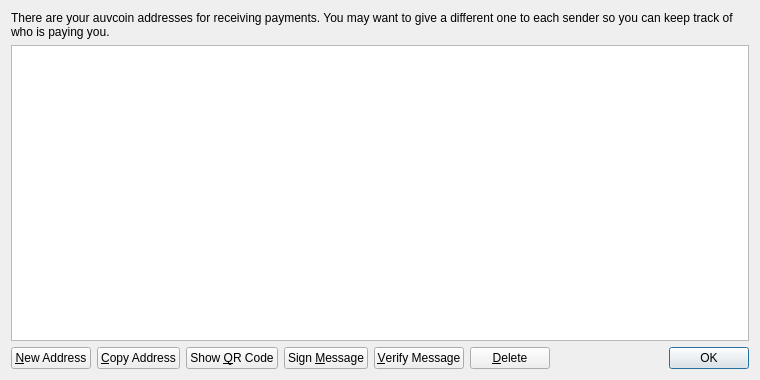
<?xml version="1.0" encoding="UTF-8"?>
<ui version="4.0">
 <class>AddressBookPage</class>
 <widget class="QWidget" name="AddressBookPage">
  <property name="geometry">
   <rect>
    <x>0</x>
    <y>0</y>
    <width>760</width>
    <height>380</height>
   </rect>
  </property>
  <property name="windowTitle">
   <string>Address Book</string>
  </property>
  <layout class="QVBoxLayout" name="verticalLayout">
   <item>
    <widget class="QLabel" name="labelExplanation">
     <property name="text">
      <string>There are your auvcoin addresses for receiving payments. You may want to give a different one to each sender so you can keep track of who is paying you.</string>
     </property>
     <property name="textFormat">
      <enum>Qt::PlainText</enum>
     </property>
     <property name="wordWrap">
      <bool>true</bool>
     </property>
    </widget>
   </item>
   <item>
    <widget class="QTableView" name="tableView">
     <property name="contextMenuPolicy">
      <enum>Qt::CustomContextMenu</enum>
     </property>
     <property name="toolTip">
      <string>Double-click to edit address or label</string>
     </property>
     <property name="tabKeyNavigation">
      <bool>false</bool>
     </property>
     <property name="alternatingRowColors">
      <bool>true</bool>
     </property>
     <property name="selectionMode">
      <enum>QAbstractItemView::SingleSelection</enum>
     </property>
     <property name="selectionBehavior">
      <enum>QAbstractItemView::SelectRows</enum>
     </property>
     <property name="sortingEnabled">
      <bool>true</bool>
     </property>
     <attribute name="verticalHeaderVisible">
      <bool>false</bool>
     </attribute>
    </widget>
   </item>
   <item>
    <layout class="QHBoxLayout" name="horizontalLayout">
     <item>
      <widget class="QPushButton" name="newAddressButton">
       <property name="toolTip">
        <string>Create a new address</string>
       </property>
       <property name="text">
        <string>&amp;New Address</string>
       </property>
       <property name="icon">
        <iconset resource="../bitcoin.qrc">
         <normaloff>:/icons/add</normaloff>:/icons/add</iconset>
       </property>
      </widget>
     </item>
     <item>
      <widget class="QPushButton" name="copyToClipboard">
       <property name="toolTip">
        <string>Copy the currently selected address to the system clipboard</string>
       </property>
       <property name="text">
        <string>&amp;Copy Address</string>
       </property>
       <property name="icon">
        <iconset resource="../bitcoin.qrc">
         <normaloff>:/icons/editcopy</normaloff>:/icons/editcopy</iconset>
       </property>
      </widget>
     </item>
     <item>
      <widget class="QPushButton" name="showQRCode">
       <property name="text">
        <string>Show &amp;QR Code</string>
       </property>
       <property name="icon">
        <iconset resource="../bitcoin.qrc">
         <normaloff>:/icons/qrcode</normaloff>:/icons/qrcode</iconset>
       </property>
      </widget>
     </item>
     <item>
      <widget class="QPushButton" name="signMessage">
       <property name="toolTip">
        <string>Sign a message to prove you own a auvcoin address</string>
       </property>
       <property name="text">
        <string>Sign &amp;Message</string>
       </property>
       <property name="icon">
        <iconset resource="../bitcoin.qrc">
         <normaloff>:/icons/edit</normaloff>:/icons/edit</iconset>
       </property>
      </widget>
     </item>
     <item>
      <widget class="QPushButton" name="verifyMessage">
       <property name="toolTip">
        <string>Verify a message to ensure it was signed with a specified auvcoin address</string>
       </property>
       <property name="text">
        <string>&amp;Verify Message</string>
       </property>
       <property name="icon">
        <iconset resource="../bitcoin.qrc">
         <normaloff>:/icons/transaction_0</normaloff>:/icons/transaction_0</iconset>
       </property>
      </widget>
     </item>
     <item>
      <widget class="QPushButton" name="deleteButton">
       <property name="toolTip">
        <string>Delete the currently selected address from the list</string>
       </property>
       <property name="text">
        <string>&amp;Delete</string>
       </property>
       <property name="icon">
        <iconset resource="../bitcoin.qrc">
         <normaloff>:/icons/remove</normaloff>:/icons/remove</iconset>
       </property>
      </widget>
     </item>
     <item>
      <spacer name="horizontalSpacer">
       <property name="orientation">
        <enum>Qt::Horizontal</enum>
       </property>
       <property name="sizeHint" stdset="0">
        <size>
         <width>40</width>
         <height>20</height>
        </size>
       </property>
      </spacer>
     </item>
     <item>
      <widget class="QDialogButtonBox" name="buttonBox">
       <property name="sizePolicy">
        <sizepolicy hsizetype="Maximum" vsizetype="Fixed">
         <horstretch>0</horstretch>
         <verstretch>0</verstretch>
        </sizepolicy>
       </property>
       <property name="standardButtons">
        <set>QDialogButtonBox::Ok</set>
       </property>
      </widget>
     </item>
    </layout>
   </item>
  </layout>
 </widget>
 <resources>
  <include location="../bitcoin.qrc"/>
 </resources>
 <connections/>
</ui>
